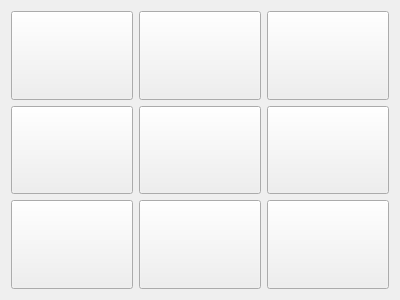
<?xml version="1.0" encoding="UTF-8"?>
<ui version="4.0">
 <class>OuthAndCrosses</class>
 <widget class="QWidget" name="OuthAndCrosses">
  <property name="geometry">
   <rect>
    <x>0</x>
    <y>0</y>
    <width>400</width>
    <height>300</height>
   </rect>
  </property>
  <property name="windowTitle">
   <string>OuthAndCrosses</string>
  </property>
  <layout class="QGridLayout" name="gridLayout_2">
   <item row="0" column="0">
    <layout class="QGridLayout" name="gridLayout">
     <item row="0" column="0">
      <widget class="QPushButton" name="B1">
       <property name="sizePolicy">
        <sizepolicy hsizetype="Expanding" vsizetype="Expanding">
         <horstretch>0</horstretch>
         <verstretch>0</verstretch>
        </sizepolicy>
       </property>
       <property name="minimumSize">
        <size>
         <width>30</width>
         <height>30</height>
        </size>
       </property>
       <property name="font">
        <font>
         <pointsize>20</pointsize>
        </font>
       </property>
       <property name="text">
        <string/>
       </property>
      </widget>
     </item>
     <item row="0" column="1">
      <widget class="QPushButton" name="B2">
       <property name="sizePolicy">
        <sizepolicy hsizetype="Expanding" vsizetype="Expanding">
         <horstretch>0</horstretch>
         <verstretch>0</verstretch>
        </sizepolicy>
       </property>
       <property name="minimumSize">
        <size>
         <width>30</width>
         <height>30</height>
        </size>
       </property>
       <property name="font">
        <font>
         <pointsize>20</pointsize>
        </font>
       </property>
       <property name="text">
        <string/>
       </property>
      </widget>
     </item>
     <item row="0" column="2">
      <widget class="QPushButton" name="B3">
       <property name="sizePolicy">
        <sizepolicy hsizetype="Expanding" vsizetype="Expanding">
         <horstretch>0</horstretch>
         <verstretch>0</verstretch>
        </sizepolicy>
       </property>
       <property name="minimumSize">
        <size>
         <width>30</width>
         <height>30</height>
        </size>
       </property>
       <property name="font">
        <font>
         <pointsize>20</pointsize>
        </font>
       </property>
       <property name="text">
        <string/>
       </property>
      </widget>
     </item>
     <item row="1" column="0">
      <widget class="QPushButton" name="B4">
       <property name="sizePolicy">
        <sizepolicy hsizetype="Expanding" vsizetype="Expanding">
         <horstretch>0</horstretch>
         <verstretch>0</verstretch>
        </sizepolicy>
       </property>
       <property name="minimumSize">
        <size>
         <width>30</width>
         <height>30</height>
        </size>
       </property>
       <property name="font">
        <font>
         <pointsize>20</pointsize>
        </font>
       </property>
       <property name="text">
        <string/>
       </property>
      </widget>
     </item>
     <item row="1" column="1">
      <widget class="QPushButton" name="B5">
       <property name="sizePolicy">
        <sizepolicy hsizetype="Expanding" vsizetype="Expanding">
         <horstretch>0</horstretch>
         <verstretch>0</verstretch>
        </sizepolicy>
       </property>
       <property name="minimumSize">
        <size>
         <width>30</width>
         <height>30</height>
        </size>
       </property>
       <property name="font">
        <font>
         <pointsize>20</pointsize>
        </font>
       </property>
       <property name="text">
        <string/>
       </property>
      </widget>
     </item>
     <item row="1" column="2">
      <widget class="QPushButton" name="B6">
       <property name="sizePolicy">
        <sizepolicy hsizetype="Expanding" vsizetype="Expanding">
         <horstretch>0</horstretch>
         <verstretch>0</verstretch>
        </sizepolicy>
       </property>
       <property name="minimumSize">
        <size>
         <width>30</width>
         <height>30</height>
        </size>
       </property>
       <property name="font">
        <font>
         <pointsize>20</pointsize>
        </font>
       </property>
       <property name="text">
        <string/>
       </property>
      </widget>
     </item>
     <item row="2" column="2">
      <widget class="QPushButton" name="B9">
       <property name="sizePolicy">
        <sizepolicy hsizetype="Expanding" vsizetype="Expanding">
         <horstretch>0</horstretch>
         <verstretch>0</verstretch>
        </sizepolicy>
       </property>
       <property name="minimumSize">
        <size>
         <width>30</width>
         <height>30</height>
        </size>
       </property>
       <property name="font">
        <font>
         <pointsize>20</pointsize>
        </font>
       </property>
       <property name="text">
        <string/>
       </property>
      </widget>
     </item>
     <item row="2" column="1">
      <widget class="QPushButton" name="B8">
       <property name="sizePolicy">
        <sizepolicy hsizetype="Expanding" vsizetype="Expanding">
         <horstretch>0</horstretch>
         <verstretch>0</verstretch>
        </sizepolicy>
       </property>
       <property name="minimumSize">
        <size>
         <width>30</width>
         <height>30</height>
        </size>
       </property>
       <property name="font">
        <font>
         <pointsize>20</pointsize>
        </font>
       </property>
       <property name="text">
        <string/>
       </property>
      </widget>
     </item>
     <item row="2" column="0">
      <widget class="QPushButton" name="B7">
       <property name="sizePolicy">
        <sizepolicy hsizetype="Expanding" vsizetype="Expanding">
         <horstretch>0</horstretch>
         <verstretch>0</verstretch>
        </sizepolicy>
       </property>
       <property name="minimumSize">
        <size>
         <width>30</width>
         <height>30</height>
        </size>
       </property>
       <property name="font">
        <font>
         <pointsize>20</pointsize>
        </font>
       </property>
       <property name="text">
        <string/>
       </property>
      </widget>
     </item>
    </layout>
   </item>
  </layout>
 </widget>
 <layoutdefault spacing="6" margin="11"/>
 <resources/>
 <connections/>
</ui>
